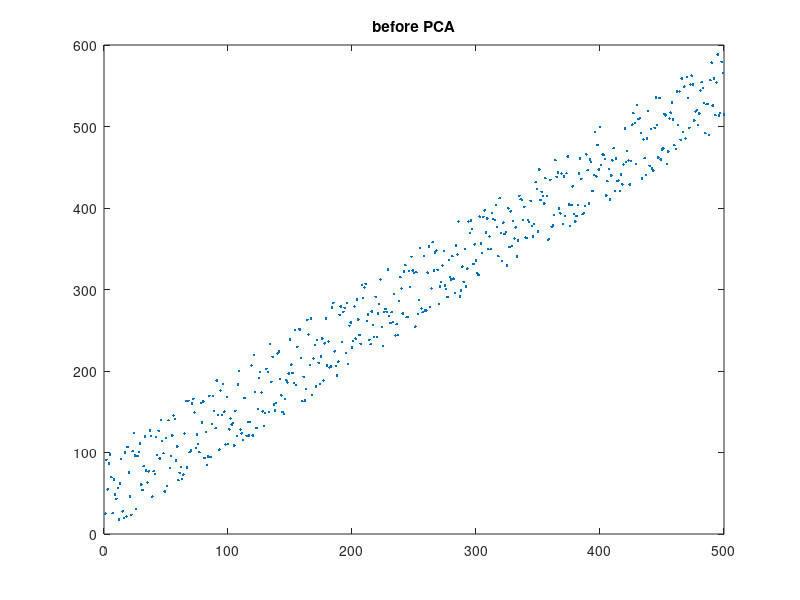
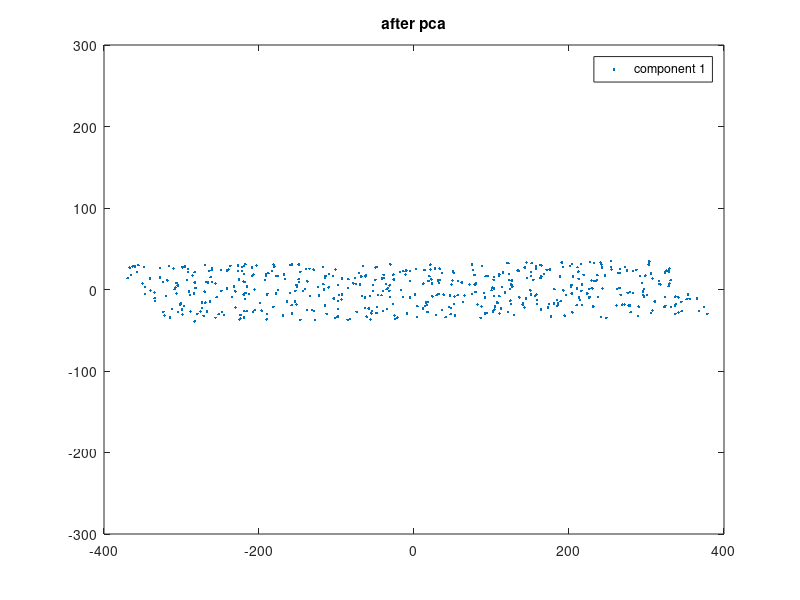

These figures' MATLAB source, in order:
clear all; clc; close all;

x = (1:500)';
y = (1:500)';
for i = 1:length(y)
    y(i) = y(i) + 100*rand;
end

figure
plot(x,y,'.')
title('before PCA')

mat = [x,y];
[coeff, score] = pca(mat);

figure
plot(score(:,1),score(:,2),'.')
title('after pca')
legend('component 1','component 2')
ylim([-300,300])